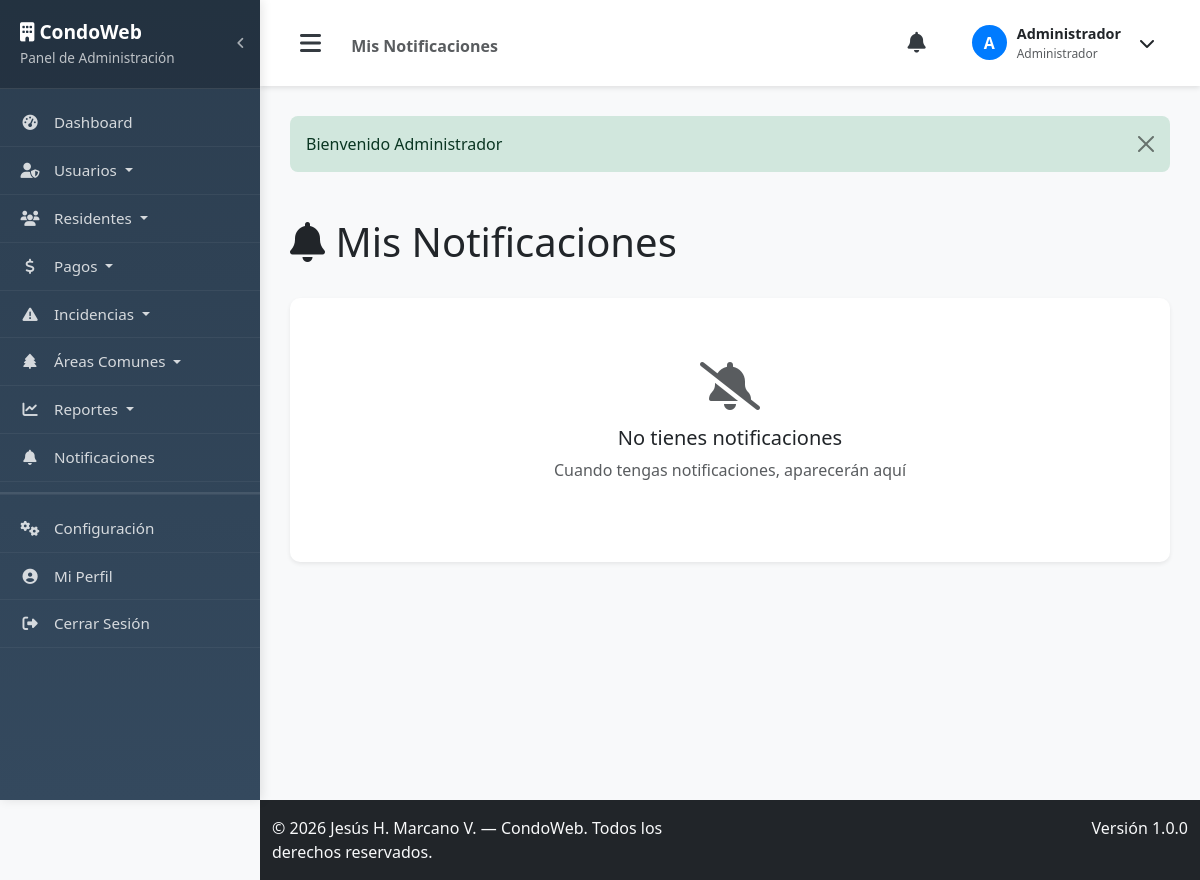
The app's page /notifications (signed in), older data.
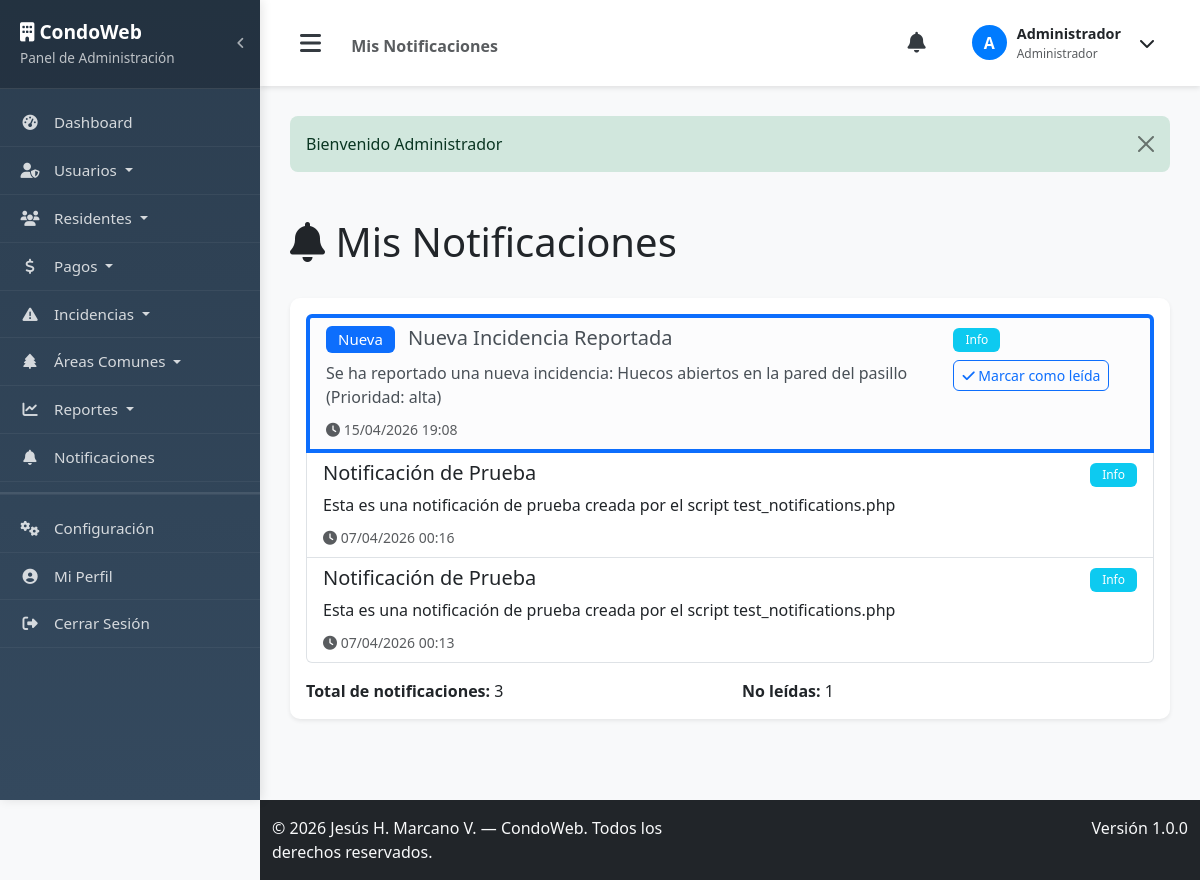
The same page, newer data.
### tables this page shows
CREATE TABLE `notificaciones` (
  `id` int(11) NOT NULL AUTO_INCREMENT,
  `usuario_id` int(11) NOT NULL,
  `titulo` varchar(100) NOT NULL,
  `mensaje` text NOT NULL,
  `tipo` enum('info','warning','success','error') DEFAULT 'info',
  `leida` tinyint(1) DEFAULT 0,
  `created_at` timestamp NOT NULL DEFAULT current_timestamp(),
  PRIMARY KEY (`id`),
  KEY `idx_notificaciones_usuario_id` (`usuario_id`),
  CONSTRAINT `notificaciones_ibfk_1` FOREIGN KEY (`usuario_id`) REFERENCES `usuarios` (`id`) ON DELETE CASCADE
);

### app/controllers/Controller.php (called while the page is built, shortened)
<?php
class Controller {
    public function __construct() {
        $database = new Database();
        $this->db = $database->getConnection();
    }
    protected function view($view, $data = []) {
        extract($data);
        require_once APP_PATH . '/views/' . $view . '.php';
    }
    protected function getCurrentUser() {
        if(isLoggedIn()) {
            return [
                'id' => $_SESSION['user_id'],
                'nombre' => $_SESSION['user_name'],
                'email' => $_SESSION['user_email'],
                'rol' => $_SESSION['user_role']
            ];
        }
        return null;
    }
}
?>

### app/controllers/NotificationController.php (called while the page is built, shortened)
<?php
class NotificationController extends Controller {
    private $notification;
    public function __construct() {
        $this->notification = new Notification($this->db);
    }
    public function index() {
        $current_user = $this->getCurrentUser();
        $notifications = $this->notification->readByUser($current_user['id']);
        $notifications_list = $notifications->fetchAll(PDO::FETCH_ASSOC);
        $this->view('notifications/index', [
            'notifications' => $notifications_list,
            'is_admin' => isAdmin()
        ]);
    }
}
?>

### app/models/Database.php (called while the page is built, shortened)
<?php
class Database {
    private $host = DB_HOST;
    private $db_name = DB_NAME;
    private $username = DB_USER;
    private $password = DB_PASS;
    public function getConnection() {
        $this->conn = null;
        try {
            $this->conn = new PDO("mysql:host=" . $this->host . ";dbname=" . $this->db_name, $this->username, $this->password);
            $this->conn->exec("set names utf8");
            $this->conn->setAttribute(PDO::ATTR_ERRMODE, PDO::ERRMODE_EXCEPTION);
        } catch(PDOException $exception) {
            echo "Error de conexión: " . $exception->getMessage();
        }
        return $this->conn;
    }
}
?>

### config/config.php (called while the page is built, shortened)
<?php
function formatDate($date) {
    return date('d/m/Y H:i', strtotime($date));
}
function isLoggedIn() {
    return isset($_SESSION['user_id']);
}
?>

### app/models/Notification.php (called while the page is built, shortened)
<?php
class Notification {
    private $conn;
    private $table_name = "notificaciones";
    public function __construct($db) {
        $this->conn = $db;
    }
    public function readByUser($usuario_id) {
        $query = "SELECT * FROM " . $this->table_name . "
                  WHERE usuario_id = :usuario_id
                  ORDER BY created_at DESC";
        $stmt = $this->conn->prepare($query);
        $stmt->bindParam(":usuario_id", $usuario_id);
        $stmt->execute();
        return $stmt;
    }
}
?>

### app/views/notifications/index.php (the view, shortened to what the changed rows need)
<?php include APP_PATH . '/views/layouts/header.php'; ?>
<div class="row">
    <div class="col-12">
        <div class="d-flex justify-content-between align-items-center mb-4">
            <h1><i class="fas fa-bell"></i> Mis Notificaciones</h1>
        </div>
    </div>
</div>
<div class="row">
    <div class="col-12">
        <div class="card">
            <div class="card-body">
                <?php if(!empty($notifications)): ?>
                    <div class="list-group">
                        <?php foreach($notifications as $notification): ?>
                        <div class="list-group-item <?= !$notification['leida'] ? 'list-group-item-light border-start border-4 border-primary' : '' ?>">
                            <div class="d-flex w-100 justify-content-between align-items-start">
                                <div class="flex-grow-1">
                                    <div class="d-flex align-items-center mb-2">
                                        <h5 class="mb-0">
                                            <?php if(!$notification['leida']): ?>
                                                <span class="badge bg-primary me-2">Nueva</span>
                                            <?php endif; ?>
                                            <?= htmlspecialchars($notification['titulo']) ?>
                                        </h5>
                                    </div>
                                    <p class="mb-2"><?= nl2br(htmlspecialchars($notification['mensaje'])) ?></p>
                                    <small class="text-muted">
                                        <i class="fas fa-clock"></i> <?= formatDate($notification['created_at']) ?>
                                    </small>
                                </div>
                                <div class="ms-3">
                                    <span class="badge bg-<?=
                                        $notification['tipo'] == 'warning' ? 'warning' :
                                        ($notification['tipo'] == 'error' ? 'danger' :
                                        ($notification['tipo'] == 'success' ? 'success' : 'info'))
                                    ?> mb-2">
                                        <?= ucfirst($notification['tipo']) ?>
                                    </span>
                                    <?php if(!$notification['leida']): ?>
                                    <form method="POST" action="<?= APP_URL ?>/notifications/markAsRead/<?= $notification['id'] ?>" class="d-inline">
                                        <button type="submit" class="btn btn-sm btn-outline-primary" title="Marcar como leída">
                                            <i class="fas fa-check"></i> Marcar como leída
                                        </button>
                                    </form>
                                    <?php endif; ?>
                                </div>
                            </div>
                        </div>
                        <?php endforeach; ?>
                    </div>
                    <div class="row mt-3">
                        <div class="col-md-6">
                            <strong>Total de notificaciones:</strong> <?= count($notifications) ?>
                        </div>
                        <div class="col-md-6">
                            <strong>No leídas:</strong> <?= count(array_filter($notifications, function($n) { return !$n['leida']; })) ?>
                        </div>
                    </div>
                <?php else: ?>
                    <div class="text-center py-5">
                        <i class="fas fa-bell-slash fa-3x text-muted mb-3"></i>
                        <h5>No tienes notificaciones</h5>
                        <p class="text-muted">Cuando tengas notificaciones, aparecerán aquí</p>
                    </div>
                <?php endif; ?>
            </div>
        </div>
    </div>
</div>
<?php include APP_PATH . '/views/layouts/footer.php'; ?>

Row changes from the older to the newer data that the page shows:
added notificaciones: leida "Nueva", titulo "Nueva Incidencia Reportada", mensaje "Se ha reportado una nueva incidencia: Huecos abiertos en la pared del pasillo (Prioridad: alta)", created_at "15/04/2026 19:08", tipo "Info"
added notificaciones: titulo "Notificación de Prueba", mensaje "Esta es una notificación de prueba creada por el script test_notifications.php", created_at "07/04/2026 00:16", tipo "Info"
added notificaciones: titulo "Notificación de Prueba", mensaje "Esta es una notificación de prueba creada por el script test_notifications.php", created_at "07/04/2026 00:13", tipo "Info"
Text that changed along with them:
count($notifications): (not shown) → "3"
text no longer shown: "No tienes notificaciones Cuando tengas notificaciones, aparecerán aquí"
text now shown: "Total de notificaciones: No leídas: 1"
